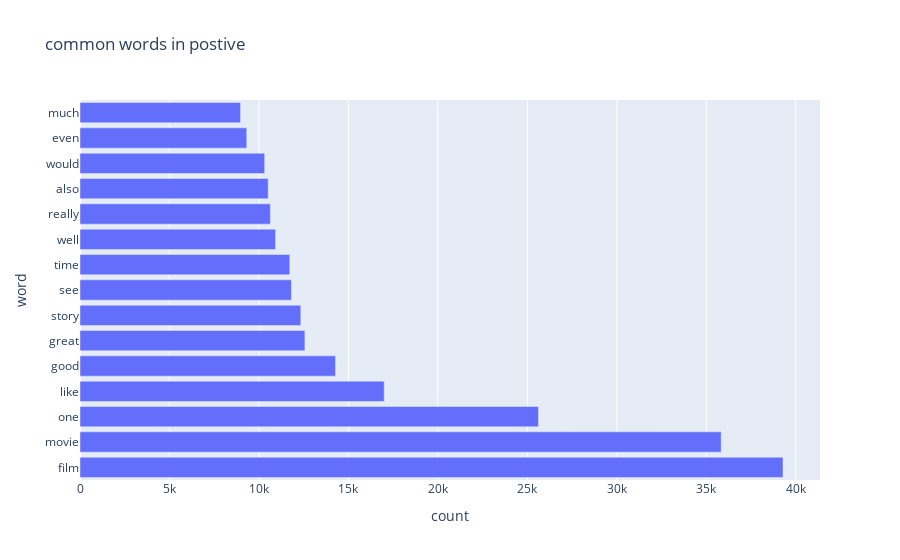

This figure's notebook cell:
### Code cell
px.bar(poss_words,x='count',y='word',title='common words in postive')

### Figure 1 — Plotly figure (JSON) as saved in the notebook; plotly's stock layout.template omitted (floating-point values rounded to 4 significant figures)
{"data": [{"alignmentgroup": "True", "hovertemplate": "count=%{x}<br>word=%{y}<extra></extra>", "legendgroup": "", "marker": {"color": "#636efa", "pattern": {"shape": ""}}, "name": "", "offsetgroup": "", "orientation": "h", "showlegend": false, "textposition": "auto", "type": "bar", "x": [39285, 35830, 25621, 16998, 14281, 12568, 12338, 11814, 11724, 10930, 10638, 10516, 10320, 9318, 8971], "xaxis": "x", "y": ["film", "movie", "one", "like", "good", "great", "story", "see", "time", "well", "really", "also", "would", "even", "much"], "yaxis": "y"}], "layout": {"barmode": "relative", "legend": {"tracegroupgap": 0}, "title": {"text": "common words in postive"}, "xaxis": {"anchor": "y", "domain": [0, 1], "title": {"text": "count"}}, "yaxis": {"anchor": "x", "domain": [0, 1], "title": {"text": "word"}}}}
